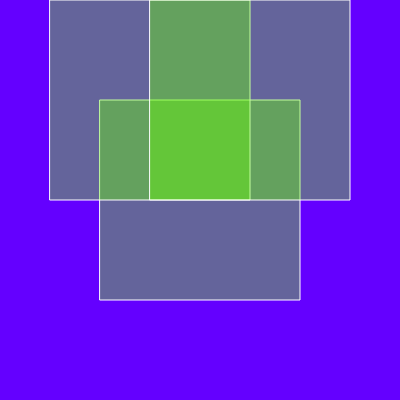
Frame 1 (no input)
Frame 60 (no input): identical to frame 1, image omitted
Frame 120 (the mouse pressed at the canvas centre since frame 60): identical to frame 1, image omitted

The p5.js sketch that drew this single still picture (run headless with seeded random() and noise() and a simulated clock; from frame 60 on, the mouse is pressed at the canvas centre):

// p5.js sketch
// ── sketch.js
 function setup() {
  createCanvas(400, 400);
  stroke(255);
  noFill();
}

function draw() {
  background(100,0,255);
  fill(100,255,0,100);//(R,G,B,opacity)
  rect(100,100,200,200);//Draws a rectangle
  rect(50,0,200,200);
  rect(150,0,200,200);
}
